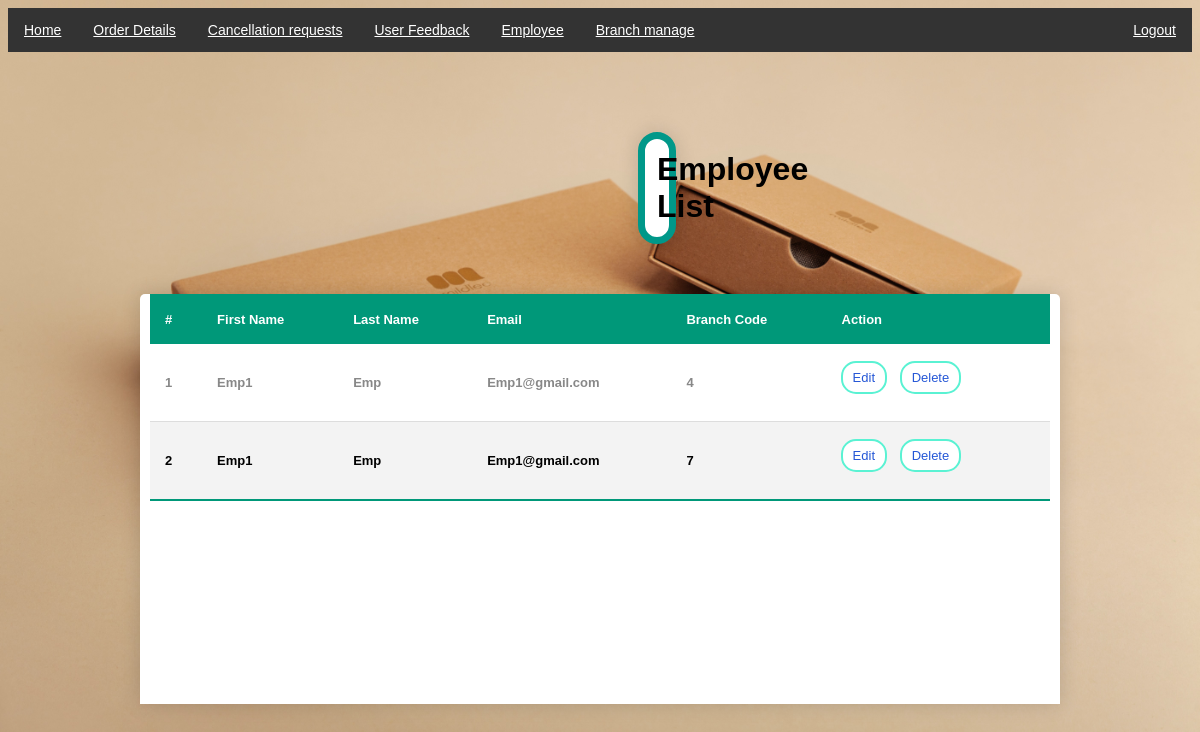
Screenshot of /viewEmployee.php with the database file from the repository.
### tables this page shows
CREATE TABLE `emp` (
  `id` int(30) NOT NULL,
  `firstname` varchar(200) NOT NULL,
  `lastname` varchar(200) NOT NULL,
  `email` varchar(200) NOT NULL,
  `branch` varchar(30) NOT NULL
);

### viewEmployee.php (the view, shortened to what this page needs)
<?php include'db_conn.php' ?>
<!DOCTYPE html>
<html lang="en">
    <head>
    	<link href='https://css.gg/trash.css' rel='stylesheet'>
    </head>
    <body>
        <ul>
  <li><a href="a_dashboard.php">Home</a></li>
  <li><a href="a_order.php">Order Details</a></li>
  <li><a href="a_cancellation.php">Cancellation requests</a></li>
  <li><a href="userfeedback.php">User Feedback</a></li>
  <li class="dropdown"><a href="javascript:void(0)" class="drop">Employee</a>
    </li>
  <li class="dropdown"><a href="javascript:void(0)" class="drop">Branch manage</a>
    </li>
  <li style="float:right"><a href="logout.php">Logout</a></li>
</ul>
        <h1>Employee List</h1>
        <div class="order">
        <table class="content-table">
            <thead>
                <tr>
                    <th>#</th>
                    <th>First Name</th>
                    <th>Last Name</th>
                    <th>Email</th>
                    <th>Branch Code</th>
                    <th>Action</th>
                </tr>
            </thead>
            <tbody>
            	<?php
					$i = 1;
					$qry =$conn->query("SELECT * FROM `emp` order by id asc");
					while($row=$qry->fetch_assoc()):
					?>
                <tr>
                    <td><?php echo $i++ ?></td>
                    <td><?php echo ucwords($row['firstname']) ?></td>
                    <td><?php echo ucwords($row['lastname']) ?></td>
                    <td><?php echo ucwords($row['email']) ?></td>
                    <td><?php echo $row['branch'] ?></td>
                    <td>
                    	<div class="btn">
                    		<a href="editEmployee.php?id=<?php echo $row['id'] ?>">Edit</a>
                            <a href="deleteEmployee.php?id=<?php echo $row['id'] ?>" class="delete_emp"> Delete</a>
                    	</div>
                    </td>
                </tr>
            <?php
        endwhile?>
                </tbody>
        </table>
    </div>
    </body>
</html>

### viewEmployee.php (style rules this page uses)
body { background-image: url(pic1.jpg); background-position: center; background-size: cover; font-family: sans-serif; }
ul { font-size: 14px; list-style-type: none; margin: 0; padding: 0; overflow: hidden; background-color: #333; }
li { display: inline; float: left; }
li a { display: block; color: white; text-align: center; padding: 14px 16px; }
h1 { text-align: center; margin-top: 100px; background-color:white; margin: 80px 630px 50px 630px; padding: 12px; border-radius: 25px; border: 7px solid #009889; box-shadow: 0 0 20px rgba(0, 0, 0, 0.15); }
.order { margin: 0px 370px 0px 370px; padding: 10px; background-color: white; border-collapse: collapse; margin-left: auto; margin-right: auto; margin-top: 50px; font-size: 13px; font-weight: bold; border-radius: 5px 5px 0 0; overflow: hidden; box-shadow: 0 0 20px rgba(0, 0, 0, 0.15); width:900px ; overflow-y: auto; height: 400px; padding-top: 0px; }
.order thead tr { position: sticky; top: 0; background-color: #009879; color: white; text-align: left; font-weight: bold; height: 50px; }
table { border-collapse: collapse; width: 100%; }
.order th, .order td { padding: 17px 15px; }
.order tbody tr { border-bottom: 1px solid #dddddd; }
.order tbody tr:nth-of-type(odd) { color: #888888; }
.order tbody tr:nth-of-type(even) { background-color: #f3f3f3; }
.order tbody tr:last-of-type { border-bottom: 2px solid #009879; }
.btn a { background-color: white ; border:2px solid #5af2d3; color: #2557D6; padding: 7px 10px; text-align: center; text-decoration: none; display: inline-block; margin-right: 10px; margin-left: -1px; margin-bottom: 10px; border-radius: 15px; }
a { font-weight: normal; }

### rows the page displays
emp: firstname "Emp1", lastname "Emp", email "Emp1@gmail.com", branch "4"
emp: firstname "Emp1", lastname "Emp", email "Emp1@gmail.com", branch "7"
